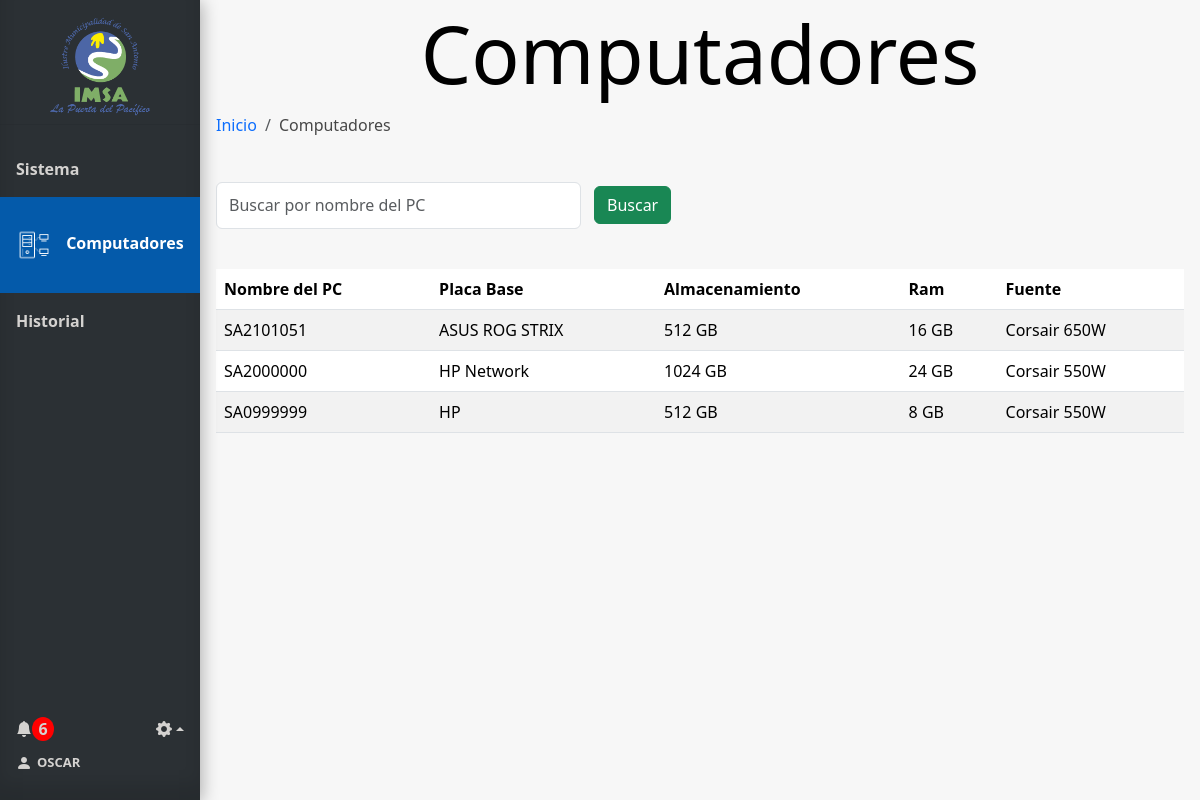
The page /computadores (signed in) on the database its author committed.
### tables this page shows
CREATE TABLE Usuario (
    Id_usuario INTEGER PRIMARY KEY AUTOINCREMENT,
    Nombre_user VARCHAR(100),
    Email VARCHAR(100),
    Psw VARCHAR(100),
    id_tipo_usuario INTEGER,
    FOREIGN KEY (id_tipo_usuario) REFERENCES Tipo_usuario(id_tipo_usuario)
);

CREATE TABLE Pc (
    Id_pc INTEGER PRIMARY KEY AUTOINCREMENT,
    Nombre_pc VARCHAR(100),
    Placa VARCHAR(50),
    Almacenamiento INTEGER,  -- en GB
    Ram INTEGER,    -- en GB
    Fuente VARCHAR(100)
);

### app.py (the view)
@app.route('/computadores', methods=['GET'])
@login_required
def computadores():
    conn = get_db_connection()
    form = CrearComputadorForm()
    search_query = request.args.get('search', '')
    query = "SELECT * FROM Pc Where 1 = 1"
    params = []
    if search_query:
        query += ' AND Pc.Nombre_pc LIKE ?'
        params.extend(['%' + search_query + '%'])
    filtro_pcs = conn.execute(query, params).fetchall()
    conn.close()
    user=current_user
    num_notificaciones_totales = get_total_notifications(user.id)
    info_notificaciones = get_info_notifications(user.id)
    return render_template('computadores.html', form=form, filtro_pcs=filtro_pcs,  user=user, num_notificaciones_totales=num_notificaciones_totales, info_notificaciones=info_notificaciones)

### forms.py
class CrearComputadorForm(FlaskForm):
    nombre_computador = StringField('Nombre del Computador', validators=[DataRequired()])
    nombre_placa = StringField('Nombre de Placa', validators=[DataRequired()])
    disco = IntegerField('Total Almacenamiento (GB)', validators=[DataRequired()])
    ram = IntegerField('Total de Ram (GB)', validators=[DataRequired()])
    fuente = StringField('Fuente de Poder', validators=[DataRequired()])
    submit = SubmitField('Guardar')

### app.py (called while the page is built)
@login_manager.user_loader
def load_user(user_id):
    return Usuario.get_by_id(user_id)

def get_db_connection():
    conn = sqlite3.connect('database.db')
    conn.row_factory = sqlite3.Row
    return conn

def get_total_notifications(user_id):
    conn = get_db_connection()
    total_notifications = conn.execute(
        'SELECT COUNT(*) FROM Notificaciones WHERE id_usuario = ?  AND leido = false',
        (user_id,)
    ).fetchone()[0]
    conn.close()
    return total_notifications

def get_info_notifications(user_id):
    conn = get_db_connection()
    info_notifiaciones= conn.execute(
        'SELECT * FROM Notificaciones WHERE id_usuario = ? ORDER BY id_notificacion DESC LIMIT 6',
        (user_id,)
    ).fetchall()
    conn.close()
    return info_notifiaciones

### model.py (called while the page is built)
def get_db_connection():
    conn = sqlite3.connect('database.db')
    conn.row_factory = sqlite3.Row
    return conn

    @staticmethod
    def get_by_id(id_usuario):
        conn = get_db_connection()
        user_data = conn.execute('SELECT * FROM Usuario WHERE Id_usuario = ?', (id_usuario,)).fetchone()
        conn.close()
        if user_data:
            return Usuario(
                user_data['Id_usuario'],
                user_data['Nombre_user'],
                user_data['Email'],
                user_data['Psw'],
                user_data['id_tipo_usuario']
            )
        return None

### templates/computadores.html (shortened to what this page needs)
{% extends 'base.html' %}
{% block head %}
<link rel="stylesheet" href="{{ url_for('static', filename='css/style_computadores.css') }}">
{% endblock %}
{% block content %}
<h1 class="block-effect" style="--td:0.3s">
    <div class="block-reveal" style="--bc: #2b3034; --d: 0.5s">Computadores</div>
</h1>
{% block breadcrumb %}
    <nav aria-label="breadcrumb">
        <ol class="breadcrumb">
            <li class="breadcrumb-item"><a href="{{ url_for('index') }}">Inicio</a></li>
            <li class="breadcrumb-item active" aria-current="page">Computadores</li>
        </ol>
    </nav>
{% endblock %}
<div class="head">
    <div class="filtros">
        <form method="get" action="{{ url_for('computadores') }}" id="filtro-form">
            <div class="filtro">
                <input class="form-control me-2" type="search" name="search" placeholder="Buscar por nombre del PC"
                    aria-label="Search" value="{{ request.args.get('search', '') }}">
                <button class="btn btn-success" type="submit">Buscar</button>
            </div>
        </form>
    </div>
</div>
{% if filtro_pcs %}
<table class="table table-striped mt-3">
    <thead>
        <tr>
            <th>Nombre del PC</th>
            <th class="responsive" >Placa Base</th>
            <th class="responsive">Almacenamiento</th>
            <th class="responsive">Ram</th>
            <th class="responsive">Fuente</th>
        </tr>
    </thead>
    <tbody>
        {% for row in filtro_pcs %}
        <tr>
            <td>{{ row['Nombre_pc'] }}</td>
            <td class="responsive">{{ row['Placa'] }}</td>
            <td class="responsive">{{ row['Almacenamiento'] }} GB</td>
            <td class="responsive">{{ row['Ram'] }} GB</td>
            <td class="responsive">{{ row['Fuente'] }}</td>
        </tr>
        {% endfor %}
    </tbody>
</table>
{% else %}
<tr>
    <div class="alert alert-danger" role="alert">
        No existen registros.
    </div>
</tr>
{% endif %}
{% endblock %}

### templates/base.html (shortened to what this page needs)
<!doctype html>
<html lang="es">
<head>
  {% block head %} {% endblock %}
  <link rel="stylesheet" href="{{ url_for('static', filename='css/style_base.css') }}">
  <link href="https://cdn.jsdelivr.net/npm/bootstrap@5.3.3/dist/css/bootstrap.min.css" rel="stylesheet"
>
  <link href="https://cdn.jsdelivr.net/npm/bootstrap-icons/font/bootstrap-icons.css" rel="stylesheet">
</head>
<body>
  <div class="sidebar" style="display: flex; flex-direction: column; height: 100vh;">
    <div class="tituloMenu">
      <img src="{{ url_for('static', filename='img/logo.png') }}" alt="Logo-IMSA" width="100px">
    </div>
    <hr>
    <a href="{{ url_for('index') }}" class="slide_right {% if request.endpoint == 'index' %}active{% endif %}">
      <b id="menu-link">Sistema</b>
    </a>
    <a href="{{ url_for('computadores') }}"
      class="slide_right {% if request.endpoint == 'computadores' %}active{% endif %}">
      <img id="icon-computadores" class="menu-icon {% if request.endpoint == 'computadores' %}show{% endif %}"
        src="{{ url_for('static', filename='img/icon-computador.png') }}" alt="icon-Pc">
      <b id="menu-link">Computadores</b>
    </a>
    <a href="{{ url_for('historial') }}" class="slide_right {% if request.endpoint == 'historial' %}active{% endif %}">
      <b id="menu-link">Historial</b>
    </a>
    <div class="menuAbajo">
      <div class="ajuste_notificacion">
        <div class="notificacion">
          <a href="" class="icon" data-bs-toggle="modal" data-bs-target="#ModalNotifiaciones" style="text-decoration: none;">
            <i class="bi bi-bell-fill" style="display: flex; align-items: center;"></i>
            <div>
              {% if num_notificaciones_totales > 0 %}
              <strong id="numero_notificacion">{{ num_notificaciones_totales }}</strong>
              {% endif %}
            </div>
          </a>
        </div>
        <div class="ajustes btn-group dropup">
          <a href="" class="dropdown-toggle icon" data-bs-toggle="dropdown" aria-expanded="false">
            <i class="bi bi-gear-fill"></i></a>
        </div>
      </div>
      <div class="bodyCuenta">
        <a href="{{ url_for('cuenta') }}" id="cuenta">
          <i class="bi bi-person-fill" style="margin-right: 5px;"></i>
          <b style="font-size: small;"> {{ user.nombre_usuario}}</b>
        </a>
      </div>
    </div>
  </div>
  <div class="content">
    {% block content %}{% endblock %}
  </div>
</body>
</html>

### static/css/style_computadores.css (style rules this page uses)
.head { display: flex; width: 100%; justify-content: space-between; }

### static/css/style_base.css (style rules this page uses)
body { margin: 0; font-family: "Lato", sans-serif; height: 100vh; }
.content { background-color: #f7f7f7; height: 100vh; }
*, *::before, *::after { margin: 0; padding: 0; }
.block-effect { font-size: calc(8px + 6vw); }
.block-reveal { --t: calc(var(--td) + var(--d)); color: transparent; padding: 4px; position: relative; overflow: hidden; animation: revealBlock 0s var(--t) forwards; }
.block-reveal::after { content: ''; width: 0%; height: 100%; padding-bottom: 4px; position: absolute; top: 0; left: 0; background: #FFF; animation: revealingIn var(--td) var(--d) forwards, revealingOut var(--td) var(--t) forwards; }
h1 { text-align: center; }
.tituloMenu { display: flex; flex-direction: column; margin-top: 10px; margin-bottom: 10px; align-items: center; height: 11%; }
.sidebar { margin: 0; padding: 0; width: 200px; background-color: #2b3034; position: fixed; height: 100%; overflow: auto; box-shadow: inset 0 -1em 1em rgba(0, 0, 0, 0.1), 0.1em 0.1em 1em rgba(0, 0, 0, 0.3); }
.sidebar>a { display: flex; align-items: center; color: #d4d2d0; padding: 16px; text-decoration: none; display: inline-block; cursor: pointer; box-shadow: inset 0 0 0 0 #00213e; -webkit-transition: ease-out 0.4s; -moz-transition: ease-out 0.4s; transition: ease-out 0.4s; }
.sidebar>a.active { background-color: #045aaa; color: white; padding-top: 15%; padding-bottom: 15%; }
div.content { margin-left: 200px; padding: 1px 16px; height: 100%; }
.menu-icon { display: none; width: 36px; margin-right: 10px; }
#menu-link { margin: 15px 0px 15px 0px; }
.sidebar a.active .menu-icon, .sidebar a:hover .menu-icon { display: inline-block; }
.menuAbajo { display: flex; margin-top: auto; color: #d4d2d0; padding: 16px 16px 25px 16px; flex-direction: column; }
.menuAbajo a { color: #d4d2d0; text-decoration: none; cursor: pointer; }
.bodyCuenta { width: 80%; display: flex; justify-content: start; align-content: center; }
#cuenta { display: flex; align-items: center; }
.ajuste_notificacion { display: flex; flex-direction: row; justify-content: space-between; width: 100%; margin-bottom: 10px; }
li a { text-decoration: none !important; }
.notificacion a { display: flex; flex-direction: row; }
#numero_notificacion { height: 22px; width: 22px; display: table-cell; text-align: center; vertical-align: middle; border-radius: 50%; background: #ff0000; }
.icon { transition-duration: 0.3s; -webkit-tap-highlight-color: rgba(0, 0, 0, 0); transform: translateZ(0); box-shadow: 0 0 1px rgba(0, 0, 0, 0); }
.breadcrumb-item.active { color: #474747 !important; }
.head { height: 100px; }
.filtros { width: 50%; display: flex; align-items: center; justify-content: space-around; }
.filtro { margin-top: 1%; padding-right: 1%; display: flex; flex-direction: row; width: 100%; }
#filtro-form { width: 100%; }
.filtro>button { margin: 1% 5% 1% 1%; }

### rows shown on the page
Usuario: nombre_usuario "OSCAR"
Pc: Nombre_pc "SA2101051", Placa "ASUS ROG STRIX", Almacenamiento "512", Ram "16", Fuente "Corsair 650W"
Pc: Nombre_pc "SA2000000", Placa "HP Network", Almacenamiento "1024", Ram "24", Fuente "Corsair 550W"
Pc: Nombre_pc "SA0999999", Placa "HP", Almacenamiento "512", Ram "8", Fuente "Corsair 550W"

### other values the page prints
{{ num_notificaciones_totales }} "6"
